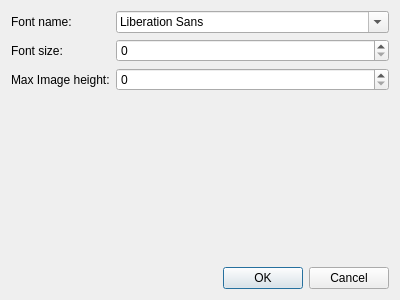
<?xml version="1.0" encoding="UTF-8"?>
<ui version="4.0">
 <class>SettingsDialog</class>
 <widget class="QDialog" name="SettingsDialog">
  <property name="geometry">
   <rect>
    <x>0</x>
    <y>0</y>
    <width>400</width>
    <height>300</height>
   </rect>
  </property>
  <property name="windowTitle">
   <string>Dialog</string>
  </property>
  <layout class="QVBoxLayout" name="verticalLayout">
   <item>
    <layout class="QFormLayout" name="formLayout">
     <item row="0" column="0">
      <widget class="QLabel" name="label">
       <property name="text">
        <string>Font name:</string>
       </property>
      </widget>
     </item>
     <item row="1" column="0">
      <widget class="QLabel" name="label_2">
       <property name="text">
        <string>Font size:</string>
       </property>
      </widget>
     </item>
     <item row="0" column="1">
      <widget class="QFontComboBox" name="fontComboBox">
       <property name="toolTip">
        <string>Choose font</string>
       </property>
      </widget>
     </item>
     <item row="1" column="1">
      <widget class="QSpinBox" name="fonSizeSpinBox">
       <property name="toolTip">
        <string>Font size in points</string>
       </property>
       <property name="statusTip">
        <string>Font size in points</string>
       </property>
      </widget>
     </item>
     <item row="2" column="1">
      <widget class="QSpinBox" name="maxImageHeightSpinBox">
       <property name="toolTip">
        <string>Maximum height for image in result table</string>
       </property>
       <property name="statusTip">
        <string>Maximum height for image in result table</string>
       </property>
      </widget>
     </item>
     <item row="2" column="0">
      <widget class="QLabel" name="label_3">
       <property name="text">
        <string>Max Image height:</string>
       </property>
      </widget>
     </item>
    </layout>
   </item>
   <item>
    <widget class="QDialogButtonBox" name="buttonBox">
     <property name="orientation">
      <enum>Qt::Horizontal</enum>
     </property>
     <property name="standardButtons">
      <set>QDialogButtonBox::Cancel|QDialogButtonBox::Ok</set>
     </property>
    </widget>
   </item>
  </layout>
 </widget>
 <resources/>
 <connections>
  <connection>
   <sender>buttonBox</sender>
   <signal>accepted()</signal>
   <receiver>SettingsDialog</receiver>
   <slot>accept()</slot>
   <hints>
    <hint type="sourcelabel">
     <x>248</x>
     <y>254</y>
    </hint>
    <hint type="destinationlabel">
     <x>157</x>
     <y>274</y>
    </hint>
   </hints>
  </connection>
  <connection>
   <sender>buttonBox</sender>
   <signal>rejected()</signal>
   <receiver>SettingsDialog</receiver>
   <slot>reject()</slot>
   <hints>
    <hint type="sourcelabel">
     <x>316</x>
     <y>260</y>
    </hint>
    <hint type="destinationlabel">
     <x>286</x>
     <y>274</y>
    </hint>
   </hints>
  </connection>
 </connections>
</ui>
